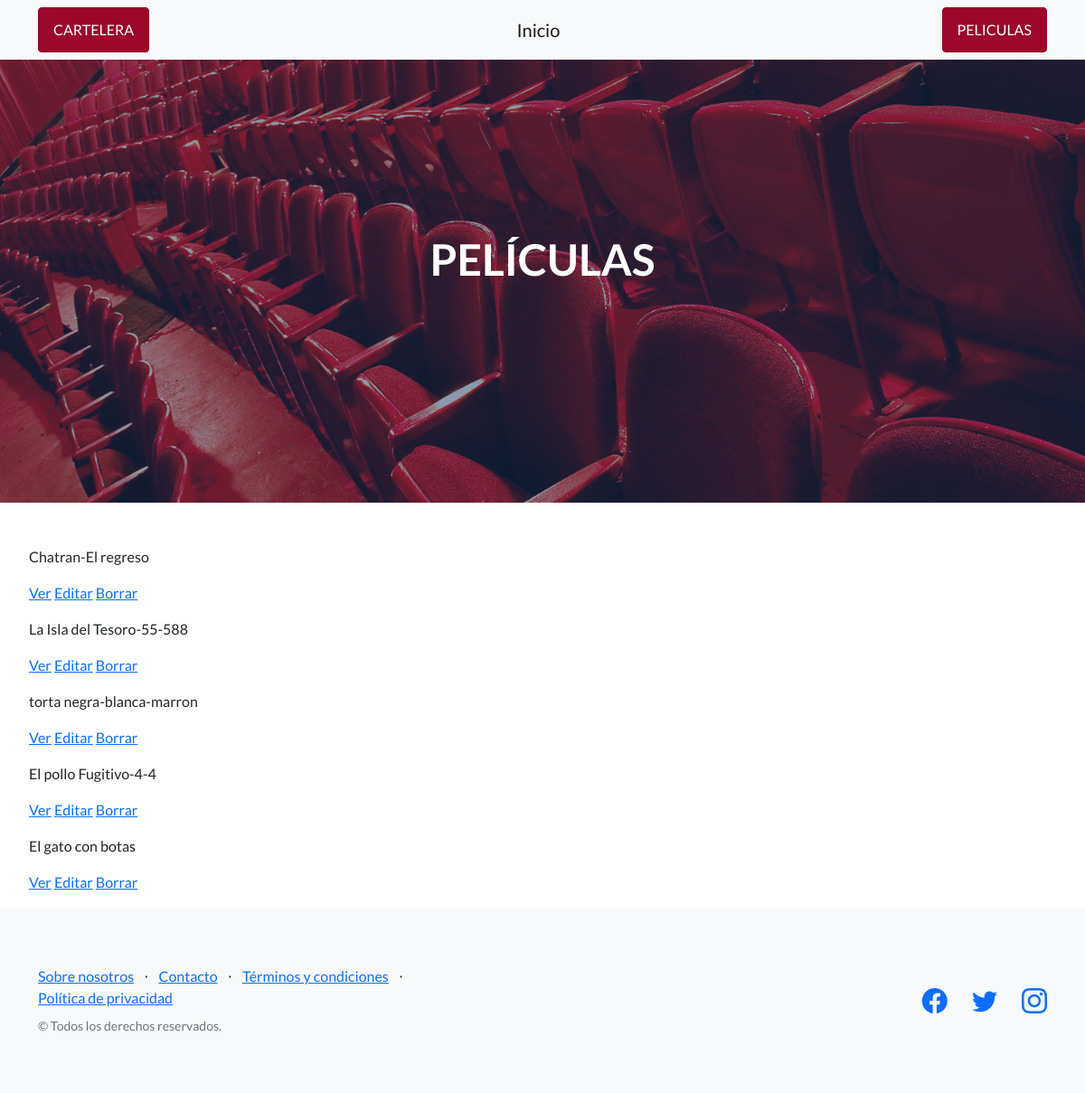
/AppPeliculas/aventura/list/, run on the app's committed database.
### AppPeliculas/models.py (models this page shows)
class Aventura(models.Model):
    mas_vistas = models.CharField(max_length=40)
    taquilla = models.IntegerField()
    critica_peliculas = models.CharField(max_length=40)

### AppPeliculas/views.py (the view)
# urls.py: path('aventura/list/', views.AventuraList.as_view(),name='avlist'),
class AventuraList(ListView):
    model = Aventura
    template = 'AppPeliculas/aventura_list.html'

### AppPeliculas/templates/AppPeliculas/aventura_list.html
{% extends 'AppPeliculas/padre.html' %}
{% load static %}
{% block contenidoquecambia %}
<br>
<br>
   <ul>
        {% for aventura in object_list %}
            <p>{{aventura.mas_vistas}}</p>
            <p>
                <a href="{% url 'avver' aventura.id %}">Ver</a>
                <a href="{% url 'aveditar' aventura.id %}">Editar</a>
                <a href="{% url 'aveliminar' aventura.id %}">Borrar</a>
            </p>
        {% endfor %}
    </ul>
{% endblock %}

### data on the page
Aventura: mas_vistas "Chatran-El regreso"
Aventura: mas_vistas "La Isla del Tesoro-55-588"
Aventura: mas_vistas "torta negra-blanca-marron"
Aventura: mas_vistas "El pollo Fugitivo-4-4"
Aventura: mas_vistas "El gato con botas"
